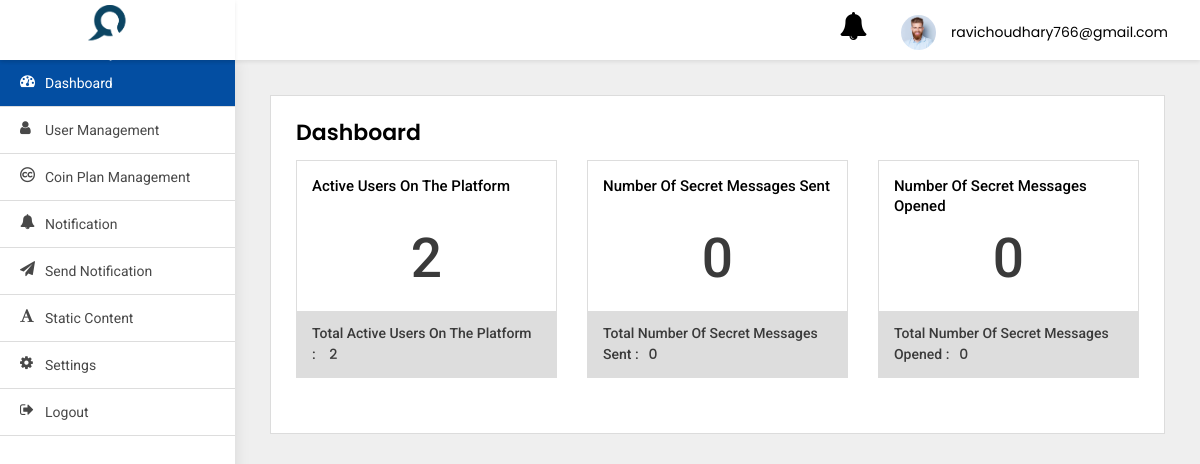
The page /adminpanel/dashboard/ (signed in) on the database as committed earlier.
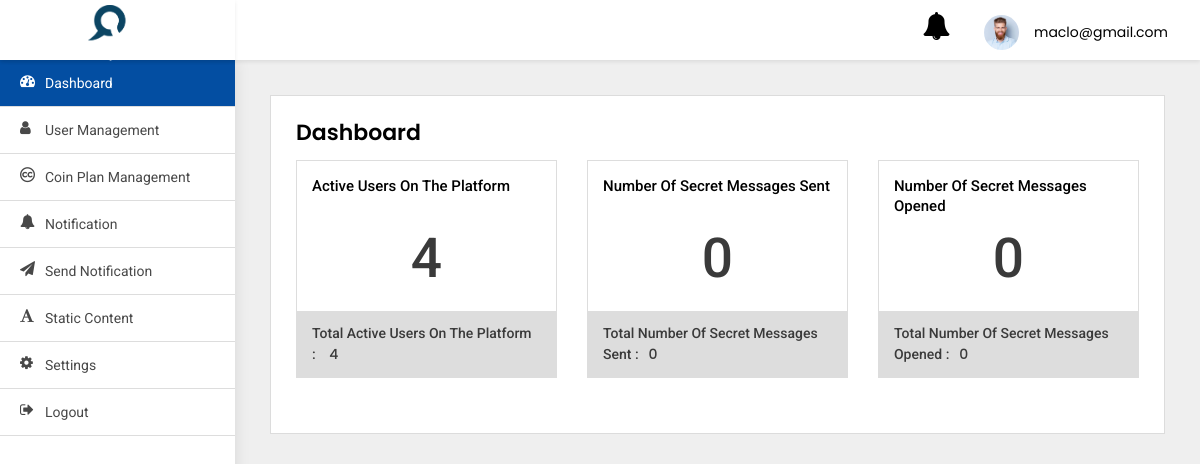
The same page on the database as committed later.
### adminpanel/models.py (models this page shows)
class User(AbstractBaseUser, PermissionsMixin):
    first_name = models.CharField(default='first name', max_length=100)
    last_name = models.CharField(default='', max_length=100, null=True, blank=True)
    email = models.CharField(default='', max_length=255, unique=True)
    country_code = models.CharField(default='+91', max_length=10)
    phone_number = models.CharField(default='', max_length=13)
    profile_pic = models.ImageField(default='default_profile.png', null=True, blank=True)
    device_token = models.CharField(default='', max_length=500, null=True, blank=True)
    remember_me = models.BooleanField(default=False)
    password = models.CharField(default='123456', max_length=100)
    confirm_password = models.CharField(default='123456', max_length=100)
    created_at = models.DateTimeField(auto_now_add=True)
    is_active = models.BooleanField(default=True)
    is_staff = models.BooleanField(default=False)
    is_blocked = models.BooleanField(default=False)
    objects = UserManager()
    USERNAME_FIELD = 'email'
    class Meta:
        ordering = ('-created_at',)

### adminpanel/views.py (the view)
# urls.py: path('dashboard/', Dashboard.as_view(), name='dashboard'),
class Dashboard(LoginRequiredMixin, ListView):
    model = User
    template_name = 'dashboard.html'
    login_url = 'adminpanel:login'
    def get(self, request, *args, **kwargs):
        users_count = User.objects.all().exclude(is_superuser=True).count()
        total_revenue = Decimal(0)
        cash = Decimal(0)
        aisahawal = Decimal(0)
        master_card = Decimal(0)
        context = {
            'users_count': users_count,
            'revenue': total_revenue,
        }
        return render(self.request, "dashboard.html", context)

### adminpanel/templates/dashboard.html (shortened to what this page needs)
{% extends 'base.html' %}
{% block body %}
<div class="WrapperArea">
    <div class="WrapperBox">
        <div class="Small-Wrapper">
            <h4 class="Title">Dashboard</h4>
            <div class="DashboardArea">
                <div class="row">
                    {% if users_count %}
                    <div class="col-sm-4">
                        <aside>
                            <h4>Active users on the platform</h4>
                            <h2>{{ users_count }}</h2>
                            <h5><span>Total Active users on the platform :</span> {{ users_count }}</h5>
                        </aside>
                    </div>
                    {% endif %}
                    <div class="col-sm-4">
                        <aside>
                            <h4>Number of Secret Messages Sent</h4>
                            <h2>0</h2>
                            <h5><span>Total Number of Secret Messages Sent :</span>0</h5>
                        </aside>
                    </div>
                    <div class="col-sm-4">
                        <aside>
                            <h4>Number of Secret Messages Opened</h4>
                            <h2>0</h2>
                            <h5><span>Total Number of Secret Messages Opened :</span>0</h5>
                        </aside>
                    </div>
                </div>
            </div>
        </div>
    </div>
</div>
{% endblock body %}

### adminpanel/templates/base.html (shortened to what this page needs)
{% load static %}
<html lang="en">
<head>
    <link type="text/css" rel="stylesheet" href="{% static 'adminpanel/css/style.css' %}">
</head>
<body>
<div class="Header">
    <div class="Logo">
        <img src="{% static 'adminpanel/images/logo_splash.png' %}">
    </div>
    <div class="Navigation">
        <div class="header-notifications">
            <a href="{% url 'adminpanel:notification' %}">
                <i class="fa fa-bell fa-2x" aria-hidden="true"></i>
            </a>
        </div>
        <div class="Avater">
            <a href="javascript:void(0);">
                <figure><img src="{% static 'adminpanel/images/profile.jpg' %}"></figure>
                {{user}} </a>
        </div>
    </div>
</div>
<div class="SidenavBar">
    <ul>
        <li class="nav-item nav-link {% if request.resolver_match.view_name  == 'adminpanel:dashboard' %}active{% endif %}">
            <a href="{% url 'adminpanel:dashboard'  %}">
                <span><i class="fa fa-tachometer"></i></span> Dashboard
            </a>
        </li>
        <li class="nav-item nav-link {% if request.resolver_match.view_name  == 'adminpanel:users-list' %}active{% endif %}">
            <a href="{% url 'adminpanel:users-list' %}">
                <span><i class="fa fa-user"></i></span> User Management
            </a>
        </li>
        <li class="nav-item nav-link {% if request.resolver_match.view_name  == 'adminpanel:coin-plan-list' %}active{% endif %}">
            <a href="{% url 'adminpanel:coin-plan-list' %}">
                <span><i class="fa fa-creative-commons"></i></span> Coin Plan Management
            </a>
        </li>
        <li class="nav-item nav-link {% if request.resolver_match.view_name  == 'adminpanel:notification' %}active{% endif %}">
            <a href="{% url 'adminpanel:notification' %}">
                <span><i class="fa fa-bell"></i></span> Notification
            </a>
        </li>
        <li class="nav-item nav-link {% if request.resolver_match.view_name  == 'adminpanel:send-notification' %}active{% endif %}">
            <a href="{% url 'adminpanel:send-notification' %}">
                <span><i class="fa fa-send"></i></span> Send Notification
            </a>
        </li>
        <li class="nav-item nav-link {% if request.resolver_match.view_name  == 'adminpanel:terms-and-condition' %}active{% endif %}">
            <a href="{% url 'adminpanel:terms-and-condition' %}">
                <span><i class="fa fa-font"></i></span> Static content
            </a>
        </li>
        <li class="nav-item nav-link {% if request.resolver_match.view_name  == 'change_password' %}active{% endif %}">
            <a href="{% url 'change_password' %}">
                <span><i class="fa fa-cog"></i></span> Settings
            </a>
        </li>
        <li class="nav-item nav-link {% if request.resolver_match.view_name  == 'logout' %}active{% endif %}">
            <a href="{% url 'logout' %}">
                <span><i class="fa fa-sign-out"></i></span> Logout
            </a>
        </li>
    </ul>
</div>
{% block body %}
{% endblock body %}
</body>
</html>

Rows that differ between the two databases and show on the page:
changed User: email "ravichoudhary766@gmail.com" → "maclo@gmail.com"
Other text that changed with them:
{{ users_count }}: "2" → "4"
